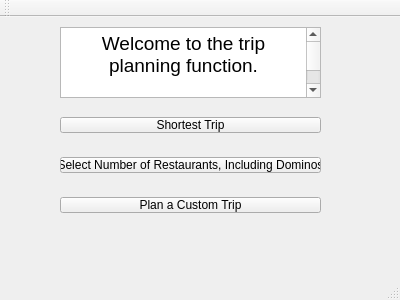
<?xml version="1.0" encoding="UTF-8"?>
<ui version="4.0">
 <class>MainWindow</class>
 <widget class="QMainWindow" name="MainWindow">
  <property name="geometry">
   <rect>
    <x>0</x>
    <y>0</y>
    <width>400</width>
    <height>300</height>
   </rect>
  </property>
  <property name="windowTitle">
   <string>MainWindow</string>
  </property>
  <widget class="QWidget" name="centralWidget">
   <widget class="QPushButton" name="ShortestTrip">
    <property name="geometry">
     <rect>
      <x>60</x>
      <y>100</y>
      <width>261</width>
      <height>16</height>
     </rect>
    </property>
    <property name="text">
     <string>Shortest Trip</string>
    </property>
   </widget>
   <widget class="QPushButton" name="SelectNumberOfRestaurants">
    <property name="geometry">
     <rect>
      <x>60</x>
      <y>140</y>
      <width>261</width>
      <height>16</height>
     </rect>
    </property>
    <property name="text">
     <string>Select Number of Restaurants, Including Dominos</string>
    </property>
   </widget>
   <widget class="QPushButton" name="CustomTrip">
    <property name="geometry">
     <rect>
      <x>60</x>
      <y>180</y>
      <width>261</width>
      <height>16</height>
     </rect>
    </property>
    <property name="text">
     <string>Plan a Custom Trip</string>
    </property>
   </widget>
   <widget class="QTextBrowser" name="textBrowser">
    <property name="geometry">
     <rect>
      <x>60</x>
      <y>10</y>
      <width>261</width>
      <height>71</height>
     </rect>
    </property>
    <property name="html">
     <string>&lt;!DOCTYPE HTML PUBLIC &quot;-//W3C//DTD HTML 4.0//EN&quot; &quot;http://www.w3.org/TR/REC-html40/strict.dtd&quot;&gt;
&lt;html&gt;&lt;head&gt;&lt;meta name=&quot;qrichtext&quot; content=&quot;1&quot; /&gt;&lt;style type=&quot;text/css&quot;&gt;
p, li { white-space: pre-wrap; }
&lt;/style&gt;&lt;/head&gt;&lt;body style=&quot; font-family:'MS Shell Dlg 2'; font-size:8pt; font-weight:400; font-style:normal;&quot;&gt;
&lt;p align=&quot;center&quot; style=&quot; margin-top:0px; margin-bottom:0px; margin-left:0px; margin-right:0px; -qt-block-indent:0; text-indent:0px;&quot;&gt;&lt;span style=&quot; font-size:14pt;&quot;&gt;Welcome to the trip planning function.&lt;/span&gt;&lt;/p&gt;
&lt;p align=&quot;center&quot; style=&quot;-qt-paragraph-type:empty; margin-top:0px; margin-bottom:0px; margin-left:0px; margin-right:0px; -qt-block-indent:0; text-indent:0px; font-size:14pt;&quot;&gt;&lt;br /&gt;&lt;/p&gt;
&lt;p align=&quot;center&quot; style=&quot; margin-top:0px; margin-bottom:0px; margin-left:0px; margin-right:0px; -qt-block-indent:0; text-indent:0px;&quot;&gt;&lt;span style=&quot; font-size:14pt;&quot;&gt;Please select an option&lt;/span&gt;&lt;/p&gt;&lt;/body&gt;&lt;/html&gt;</string>
    </property>
   </widget>
  </widget>
  <widget class="QMenuBar" name="menuBar">
   <property name="geometry">
    <rect>
     <x>0</x>
     <y>0</y>
     <width>400</width>
     <height>17</height>
    </rect>
   </property>
  </widget>
  <widget class="QToolBar" name="mainToolBar">
   <attribute name="toolBarArea">
    <enum>TopToolBarArea</enum>
   </attribute>
   <attribute name="toolBarBreak">
    <bool>false</bool>
   </attribute>
  </widget>
  <widget class="QStatusBar" name="statusBar"/>
 </widget>
 <layoutdefault spacing="6" margin="11"/>
 <resources/>
 <connections/>
</ui>
